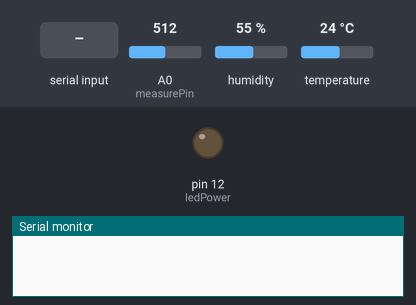
Bench run of a sketch on a simulated Arduino Uno, built with avr-gcc and run on an emulated ATmega328P. Parts: output pins drawn as LEDs (lit = HIGH), the last lines printed to the serial monitor. The test bench sets the inputs (shaded band); at power-on: A0 (measurePin) = 512, humidity 55 %, temperature 24 °C.

Above: at 1.2 s.
1.3 s: "1" received over Serial
At 2.4 s:
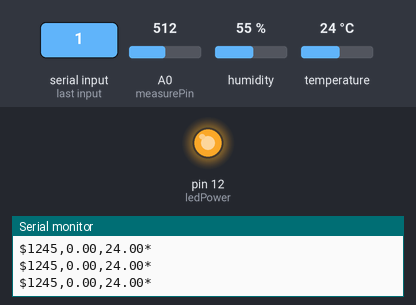
Timing chart, 0 to 4.9 s (numbered marks = the images above; inputs shaded):
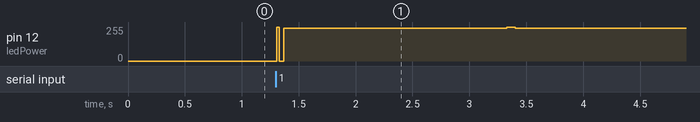

Measured:
- after the input at 1.3 s, pin 12 (ledPower): 0/255 → 247/255 at once, → 255/255 2.0 s later, → 247/255 0.07 s later

The sketch:

outdata.ino.ino
```cpp
#include <SoftwareSerial.h>
#include "DHT.h"


#define DHTPIN 2
#define DHTTYPE DHT22
int measurePin = A0;
int ledPower = 12;

int samplingTime = 280;
int deltaTime = 40;
int sleepTime = 9680;

float voMeasured = 0;
float calcVoltage = 0;
float dustDensity = 0;
 DHT dht(DHTPIN,DHTTYPE);
void setup() {
  // put your setup code here, to run once:
   Serial.begin(9600);
  pinMode(ledPower,OUTPUT);
    dht.begin();

}

void loop() {
  // put your main code here, to run repeatedly:

  if(Serial.available()){
  float h=dht.readHumidity();
  float t=dht.readTemperature();
  int a = map(getdust(),8,133,10,1000);
    char b[] = "";
    sprintf(b,"%03d",a);
    String tx="";
    tx+='$';
    tx+=b;
    tx+=',';
    tx+=h;
    tx+=',';
    tx+=t;
    tx+='*';
    Serial.println(tx);
/*
  Serial.print("Dust:");
  Serial.println(b);
   Serial.print("Humid:");
  Serial.println(h);
  Serial.print("Temp:");
  Serial.println(t);
  */
  }

}

int getdust(){
  digitalWrite(ledPower,LOW);
  delayMicroseconds(samplingTime);
  voMeasured = analogRead(measurePin);
  delayMicroseconds(deltaTime);
  digitalWrite(ledPower,HIGH);
  delayMicroseconds(sleepTime);
  calcVoltage = voMeasured * (3.3 / 1024);
  dustDensity = 100 * calcVoltage - 0.1;
  return(dustDensity);
}
```
